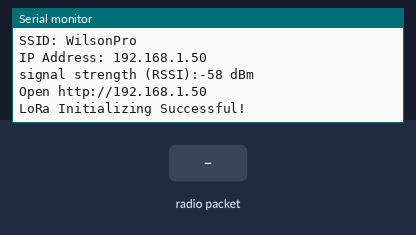
The sketch below on a simulated ESP32. On the bench: the last lines printed to the serial monitor. The inputs (shaded band) are chosen by the test bench. WiFi joins after 1.5 s; servers stay silent unless stated; no radio packets arrive unless stated.

Above: at 3.2 s.
3.3 s: radio packet "4" arrives
At 4.5 s:
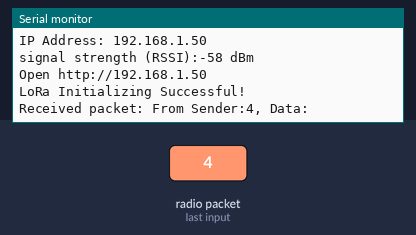
4.8 s: radio packet "200" arrives
At 5.7 s:
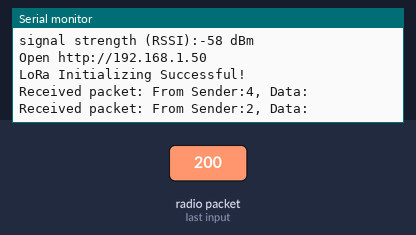

The sketch:

Base_station_V1.ino
```cpp
#include <WiFi.h>
#include <WebServer.h>
#include <SPI.h>
#include <LoRa.h>

const char* ssid = "WilsonPro";
const char* password = "123456789";
WebServer server(80);
IPAddress ip;
#define NSS 4
#define RST 5
#define DI0 2
#define LED 26

String LoRaData;
float lng;
float lat;
// GPS data and device IDs
struct GPSData {
  float latitude;
  float longitude;
};

GPSData devices[1];  // Store GPS data for up to 4 devices
int numDevices = 1;  // Assuming all 4 devices are active
int senderID;

void setup() {
  Serial.begin(115200);
  setupWiFi();

  server.on("/", HTTP_GET, handleRoot);
  server.on("/getGPSData", HTTP_GET, handleGPSData);
  server.begin();

   LoRa.setPins(NSS, RST, DI0);
  while (!LoRa.begin(433E6)) {
    Serial.println(".");
    delay(500);
  }
  LoRa.setSyncWord(0xF1);
  Serial.println("LoRa Initializing Successful!");
}

void loop() {

int packetSize = LoRa.parsePacket();
  if (packetSize) {
    // Clear the previous LoRaData before receiving new data
    LoRaData = "";

    // received a packet
    Serial.print("Received packet: ");

    // Identify the sender
    senderID = LoRa.read();
    senderID =atoi((char*)&senderID);
    //char senderID = (char)LoRa.read(); // The sender ID is the first byte received
    Serial.print("From Sender:");
    Serial.print(senderID);
    Serial.println(", Data: ");

    // Receiving the data from LoRa sender
    while (LoRa.available()) {
      LoRaData += (char)LoRa.read(); // Append the received characters to LoRaData
    }

 // Split the string into longitude and latitude
    //char* long_str = strtok((char*)LoRaData.c_str(), ",");
    //char* lat_str = strtok(NULL, ",");

    // Convert longitude and latitude strings to floating-point numbers
   // float longitude = atof(long_str);
   // float latitude = atof(lat_str);

    // Now you can use the "longitude" and "latitude" variables as needed
    // Serial.print("Longitude: ");
     //Serial.println(longitude);
    // Serial.print("Latitude: ");
    // Serial.println(latitude);

int commaPos = LoRaData.indexOf(',');

    if (commaPos != -1) {
      // Extract longitude and latitude substrings
      String long_str = LoRaData.substring(0, commaPos);
      String lat_str = LoRaData.substring(commaPos + 1);

      // Convert longitude and latitude strings to floating-point numbers
       lng = long_str.toFloat();
      lat = lat_str.toFloat();

      // Now you can use the "longitude" and "latitude" variables as needed
      Serial.print("Longitude: ");
      Serial.println(lng, 6); // Display with 6 decimal places
      Serial.print("Latitude: ");
      Serial.println(lat, 6); // Display with 6 decimal places
    }
    //Serial.println(LoRaData);
  }

  // Simulate random GPS data for each device
    //for (int i = 0; i < numDevices; i++) {

      if(lng!=0 && lat!=0){
    devices[senderID].latitude = lat;//-34.0 + random(0, 100) / 1000.0;  // Random latitude between 30.00 and 40.00
    devices[senderID].longitude =lng; //25.5 + random(0, 220) / 1000.0; // Random longitude between -80.00 and -70.00
      }
   // Serial.println( devices[senderID].latitude,6);
   // Serial.println( devices[senderID].longitude,6);
 // }

  //delay(1000);  // Simulate delay between updates
  server.handleClient();
}
```

Webhandle.ino
```cpp
void handleRoot() {
  const char htmlTemplate[] PROGMEM = R"html(
    <!DOCTYPE html>
    <html>

    <head>
      <meta charset='utf-8' />
      <title>2023 Solar Boat Race</title>
      <meta name='viewport' content='initial-scale=1,maximum-scale=1,user-scalable=no' />
      <script src='https://api.mapbox.com/mapbox-gl-js/v2.5.0/mapbox-gl.js'></script>
      <link href='https://api.mapbox.com/mapbox-gl-js/v2.5.0/mapbox-gl.css' rel='stylesheet' />

    <style>
      body { margin: 0; padding: 0; }
      #map-container { position: relative; width: 100%; height: 100vh; }
      #map { position: absolute; top: 0; bottom: 0; width: 100%; }
#map - heading {
        position: absolute;
        top: 10px; /* Adjust this value to position the title as needed */
        left: 50%;
        transform: translateX(-50%);
        background-color: rgba(255, 255, 255, 0.7);
        padding: 5px;
        font-size: 14px;
        font-weight: bold;
        margin: 0;
        z-index: 1000; /* Adjust this value if necessary */
      }
    </style>


      </head>

      <body>
        <div id="map-container">
          <div id="map-heading">2023 Solar Boat Race</div>
          <div id="map"></div>
        </div>

        <script>
          mapboxgl.accessToken = 'pk.eyJ1IjoibmVteXN3aWwiLCJhIjoiY2xnNDB4M2JwMGFobzNwbTJvMXhlYzZuZyJ9._ADtgy5IL1Ux9XGht7lR_A';
          var map;
          var centerSet = false;  // To track if the initial center is set

            map = new mapboxgl.Map({
              container: 'map',
              style: 'mapbox://styles/mapbox/streets-v11',
              center: [25.671499, -34.003654],
              zoom: 17
            });


          // Create an array of GPS data points, each with a unique color and shape
          var gpsData = [
            { coords: [25.67007, -33.091799], color: '#ff0000', shape: 'circle' },
            { coords: [25.67005, -33.091799], color: '#00ff00', shape: 'triangle' },
            { coords: [25.67003, -33.091799], color: '#0000ff', shape: 'square' },
            { coords: [25.67001, -33.091799], color: '#ffff00', shape: 'circle' },
            { coords: [25.67000, -33.091799], color: '#ff00ff', shape: 'triangle' },
            { coords: [25.66999, -33.091799], color: '#00ffff', shape: 'square' }
          ];
          // Create an array of markers for the GPS data points
          var markers = gpsData.map(function (point) {
            var el = document.createElement('div');
            el.style.width = '20px';
            el.style.height = '20px';
            el.style.borderRadius = point.shape === 'circle' ? '50%' : '0%';
            el.style.backgroundColor = point.color;
            return new mapboxgl.Marker({ element: el })
              .setLngLat(point.coords)
              .addTo(map);
          });


          function updateMap() {
            var xhr = new XMLHttpRequest();
            xhr.onreadystatechange = function () {
              if (xhr.readyState === 4 && xhr.status === 200) {

                var xmlDoc = xhr.responseXML;
                var rows = xmlDoc.getElementsByTagName('row');
                for (var i = 0; i < rows.length; i++) {
                  var deviceId = rows[i].getAttribute('deviceid');
                  var latitude = parseFloat(rows[i].getAttribute('latitude'));
                  var longitude = parseFloat(rows[i].getAttribute('longitude'));

                  gpsData[i].coords[0] = parseFloat(rows[i].getAttribute('longitude'));// update longitude
                  gpsData[i].coords[1] = parseFloat(rows[i].getAttribute('latitude'));  // update  latitude

                  console.log('Device info : ', deviceId, latitude, longitude);

                }

                // Update the marker positions
                for (var i = 0; i < markers.length; i++) {
                  markers[i].setLngLat(gpsData[i].coords);
                }
                // Recenter the map to show the updated coordinates
                map.flyTo({
                  center: gpsData[0].coords, // Set the center to the first GPS data point
                  zoom: 20, // Optional: You can adjust the zoom level as needed
                  speed: 1.5, // Optional: Controls the flyTo animation speed (default is 1.2)
                  curve: 1, // Optional: Controls the flyTo animation curve (default is 1)
                  easing: function (t) {
                    return t;
                  } // Optional: Customize the easing function for the flyTo animation (default is a cubic bezier curve)
                });

              }
            };
            xhr.open('GET', '/getGPSData', true);
            xhr.send();
          }

          window.onload = function () {

            setInterval(updateMap, 1000);
          };
        </script>

      </body>

      </html>


  )html";

  server.send(200, "text/html", String(F(htmlTemplate)));
}

void handleGPSData() {
  String xml = "<?xml version=\"1.0\" encoding=\"UTF-8\"?>";
  xml += "<gps-data>";
  for (int i = 0; i < numDevices; i++) {
    xml += "<row deviceid=\"" + String(i) + "\" latitude=\"" + String(devices[i].latitude, 6) + "\" longitude=\"" + String(devices[i].longitude, 6) + "\" />";
  }
  xml += "</gps-data>";

  server.send(200, "text/xml", xml);
}


void setupWiFi() {
  WiFi.begin(ssid, password);
  while (WiFi.status() != WL_CONNECTED) {
    delay(1000);
    Serial.println("Connecting to WiFi...");
  }
  Serial.println("Connected to WiFi");

    // print the SSID of the network you're attached to:
  Serial.print("SSID: ");
  Serial.println(WiFi.SSID());

  // print your WiFi shield's IP address:
  ip = WiFi.localIP();
  Serial.print("IP Address: ");
  Serial.println(ip);

  // print the received signal strength:
  long rssi = WiFi.RSSI();
  Serial.print("signal strength (RSSI):");
  Serial.print(rssi);
  Serial.println(" dBm");
  // print where to go in a browser:
  Serial.print("Open http://");
  Serial.println(ip);
}
```

Measured:
- after the input at 3.3 s, the serial monitor: prints a new line at once (image 1)
- after the input at 4.8 s, the serial monitor: prints a new line at once (image 2)
